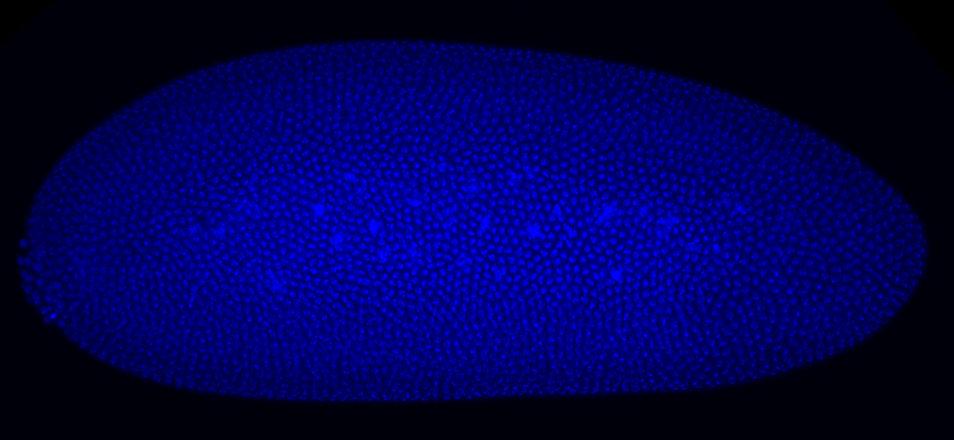
#> input picture raw_code/C1-WT-9.png, 954 x 440 px
$ jupyter execute Bcd_test.ipynb   (older library calls are emulated)
#> lines starting #> are read from the running program, lines starting #| are printed output that depends on the picture; after the words box and inside, x2 and y2 are one past the last pixel; in counts of white or black regions, pixels touching at a corner belong together; long printed decimals are rounded
[cell 1]
#%matplotlib inline

import skimage
import skimage.io
import skimage.exposure
import skimage.morphology
import skimage.segmentation
import skimage.viewer
import skimage.measure

#better to write like
from skimage import io, exposure, morphology, segmentation, viewer, measure, color


import matplotlib
import matplotlib.pyplot as plt
import numpy as np
import scipy.ndimage

filename = "C1-WT-9.png"
imflat = skimage.io.imread(filename,plugin='matplotlib')
#> imflat is the input picture: shape (440, 954, 4) float32; mean R, G, B, A 0, 0, 0.312, 1


print('image shape:',np.shape(imflat))
#| image shape: (440, 954, 4)
print('image date type:',imflat.dtype)
#| image date type: float32
print('image scale', imflat.max(), imflat.min())
#| image scale 1.0 0.0

fig, ax = plt.subplots(figsize=(8, 8))
ax.axis('off')
tmp = ax.imshow(imflat,"gray")
plt.show()

imflatgray = color.rgb2gray(imflat.copy())
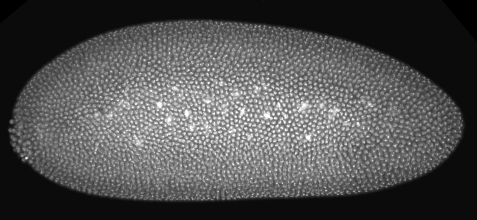
#> imflatgray: shape (440, 954) float32 (shown at 1/2 size); min 0, max 0.0721, mean 0.0224; drawn with min black and max white

fig, ax = plt.subplots(figsize=(8, 8))
ax.axis('off')
ax.imshow(imflatgray,"gray")
plt.show()

[cell 2]
imflat

[cell 3]
# test from skimage canny

from skimage import feature

edges1 = feature.canny(imflatgray)
#> edges1: shape (440, 954) bool; every value is 0
edges2 = feature.canny(imflatgray, sigma=0.01)

fig, (ax1, ax2) = plt.subplots(nrows = 1, ncols = 2, figsize=(8,8),sharex = True, sharey = True)

ax1.imshow(edges1, cmap = plt.cm.gray)
ax1.axis('off')
ax1.set_title('canny filter, $\sigma=1$', fontsize=20)

ax2.imshow(edges2, cmap = plt.cm.gray)
ax2.axis('off')
ax2.set_title('canny filter, $\sigma=3$', fontsize=20)

[cell 4]
# finding countours using opencv

import cv2

im = cv2.imread(filename)
print('data type of im', im.dtype)
#| data type of im uint8
imgray = cv2.cvtColor(im.copy(), cv2.COLOR_BGR2GRAY)


# plot figures
fig,(ax1,ax2) = plt.subplots(nrows=1, ncols=2, figsize=(16,16),sharex = True, sharey = True)
ax1.imshow(im,'gray')
ax2.imshow(imgray,'gray')
ax1.axis('off')
ax1.set_title('origin', fontsize=10)
ax2.axis('off')
ax2.set_title('grayscale', fontsize=10)

# compute masked image (>=threshold) and detect contours
ret,thresh = cv2.threshold(imgray,10,255,cv2.THRESH_BINARY)
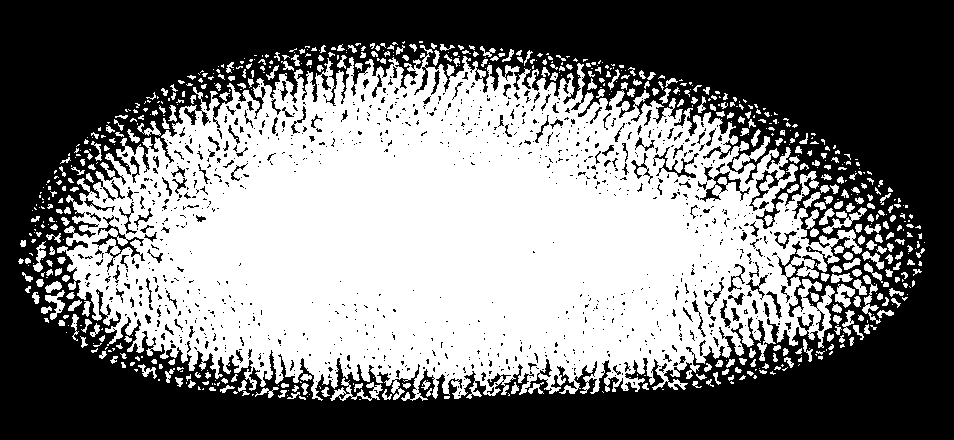
#> thresh: shape (440, 954); 46.6% white; 673 white regions (366 under 20 px)
_,contours, hierarchy = cv2.findContours(thresh,cv2.RETR_EXTERNAL,cv2.CHAIN_APPROX_NONE)
#> contours = 670 contours, 486 with area under 20; largest, box (x1, y1, x2, y2) and area: (57, 45, 862, 401) 187324, (330, 378, 383, 401) 300, (732, 136, 770, 171) 292, (822, 207, 867, 234) 268, (835, 284, 855, 308) 215

for contour in contours:
    area = cv2.contourArea(contour)
    if area > 1000:
        print('dim contour i with area >1000',np.shape(contour))
        print('area of contour i',area)
        contour_image= cv2.drawContours(im.copy(), [contour], -1, (255,255,255), 3)
        contour_external = contour;
#> this loop made 670 passes
#> area on passes 14, 16, 19: 23.5, 29, 31.5
#> (printed output is left out)

#figures for the masked image and the external contour
fig, (ax1,ax2) = plt.subplots(nrows=1, ncols=2, figsize=(16,16),sharex = True, sharey = True)
ax1.imshow(thresh,'gray')
ax1.axis('off')
ax1.set_title('threshold >=8', fontsize=10)
ax2.imshow(contour_image,'gray')
ax2.axis('off')
ax2.set_title('contour external', fontsize=10)


# find convex hull and polyapprox curve for the external contour
hull = cv2.convexHull(contour_external)
#> hull = contour of 30 points, box (x1, y1, x2, y2) (57, 45, 862, 401), area 224471
epsilon = 0.005 * cv2.arcLength(contour_external, True)
#> epsilon = 52.51
polyapprox = cv2.approxPolyDP(contour_external, epsilon,True)
#> polyapprox = contour of 10 points, box (x1, y1, x2, y2) (57, 45, 862, 401), area 206030
print('dim convex hull', np.shape(hull))
#| dim convex hull (30, 1, 2)
print('dim poly approx',np.shape(polyapprox))
#| dim poly approx (10, 1, 2)

# figures for convex hull and polyapprox curve
fig, (ax1,ax2) = plt.subplots(nrows=1, ncols=2, figsize=(16,16),sharex = True, sharey = True)
image1 = cv2.drawContours(im.copy(), [hull], -1, (255,255,255), 3)
ax1.imshow(image1,'gray')
ax1.axis('off')
ax1.set_title('convex hull', fontsize=10)
image2 = cv2.drawContours(im.copy(), [polyapprox],-1,(255,255,255),3)
ax2.imshow(image2,'gray')
ax2.axis('off')
ax2.set_title('contour poly approx', fontsize=10)

[cell 5]
# convex hull detection using skimage with otsu method and mannual threshold

binary_im= imflatgray.copy()
print('image gray scale', binary_im.max(), binary_im.min())
#| image gray scale 0.0721 0.0

threshold = 0.03
binary_im[imflatgray <= threshold] = 0.0
binary_im[imflatgray > threshold]  = 1.0
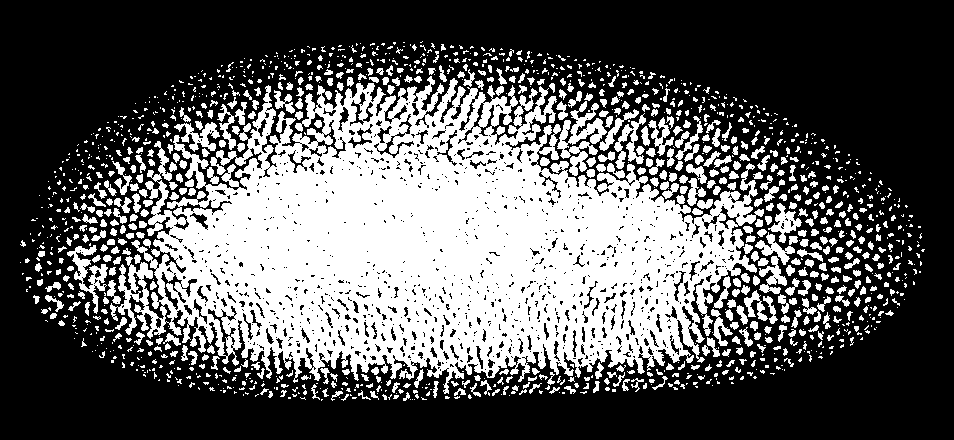
#> binary_im: shape (440, 954) float32; values 0 (black) and 1 (white), 35.9% white; 1406 white regions (879 under 20 px), largest, box (x1, y1, x2, y2) and area: (110, 76, 764, 394) 114966, (557, 101, 607, 176) 1512, (67, 245, 108, 314) 883

threshold = skimage.filters.threshold_otsu(imflatgray)
#> threshold = 0.0193
mask = imflatgray >= threshold
#> mask: shape (440, 954) bool; 59.7% white; 482 black regions (433 under 20 px), largest, box (x1, y1, x2, y2) and area: (0, 0, 954, 440) 165369, (765, 345, 776, 372) 98, (852, 174, 870, 186) 70
print('otsu threshold:', threshold)
#| otsu threshold: 0.01929

hull_1= skimage.morphology.convex_hull_image(binary_im)
#> hull_1: shape (440, 954) bool; 61.9% white; 1 black region, box (x1, y1, x2, y2) and area: (0, 0, 954, 440) 160040
print("dim hull from binary detection:", np.shape(hull_1))
#| dim hull from binary detection: (440, 954)
hull_2= skimage.morphology.convex_hull_image(mask)
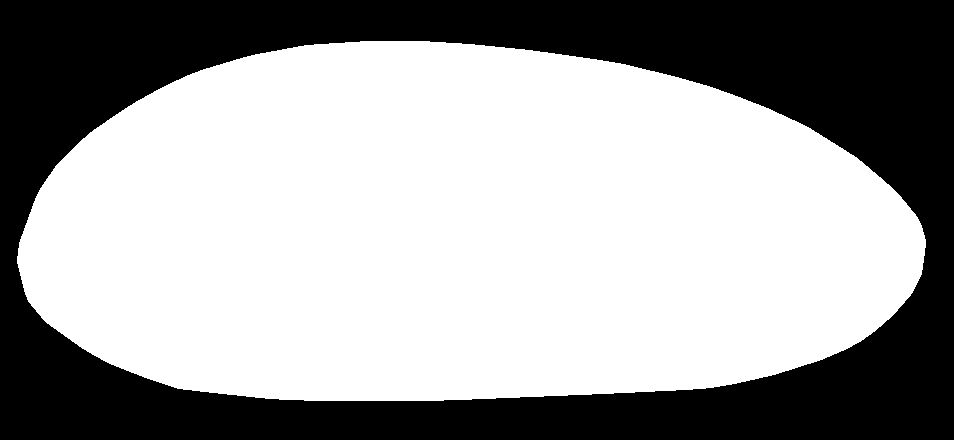
#> hull_2: shape (440, 954) bool; 62.4% white; 1 black region, box (x1, y1, x2, y2) and area: (0, 0, 954, 440) 157901


fig, (ax1,ax2) = plt.subplots(nrows=1, ncols=2,figsize=(16,16), sharex=True, sharey=True)
ax1.imshow(binary_im,'gray')
ax1.set_title('binary image, threshold = 0.03 ', fontsize = 10)
ax2.imshow(hull_1, 'gray')
ax2.set_title('convex hull from binary image, threshold =0.03', fontsize = 10)

fig, (ax1,ax2) = plt.subplots(nrows=1, ncols=2,figsize=(16,16), sharex=True, sharey=True)
ax1.imshow(mask, 'gray')
ax1.set_title('mask, threshold={:f}'.format(threshold), fontsize=10)
ax2.imshow(hull_2, 'gray')
ax2.set_title('convex hull from mask, threshold={:f}'.format(threshold), fontsize=10)

[cell 6]
#contour detetection with skimage.measure
threshold = skimage.filters.threshold_otsu(imflatgray)
print("threshold otsu:", threshold)
#| threshold otsu: 0.01929

# contour detection using  find_contours
contours = measure.find_contours(imflatgray, threshold)
#> contours = 514 point arrays, longest 6243 points
print('number of contours:', len(contours))
#| number of contours: 514
print('external contour, number of data points:', np.shape(contours[0]))
#| external contour, number of data points: (6243, 2)

plt.figure(figsize=(24,24))
fig = plt.imshow(imflatgray,'gray')
for contour in contours:
    plt.plot(contour[:,1], contour[:,0], linewidth=2)
#plt.gca().invert_yaxis()
plt.show()
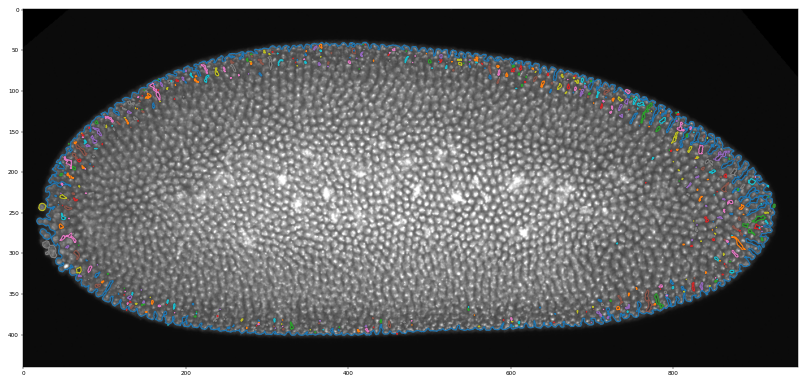
#> figure drawn by matplotlib, 1 panel


plt.figure(figsize=(24,24))
contour_ext = contours[0]
#> contour_ext = 6243 pairs, first value 40.24 to 400.9, second value 16.48 to 924.9
plt.imshow(imflatgray,'gray')
plt.plot(contour_ext[:,1], contour_ext[:,0], linewidth=1)
plt.show()


# contour detection using segmentation

mask = imflatgray >= threshold
clean_border = segmentation.clear_border(mask).astype(np.int)
cell_edges = segmentation.mark_boundaries(imflatgray, clean_border)

fig, (ax1,ax2) = plt.subplots(nrows=1, ncols=2,figsize=(14,14), sharex=True, sharey=True)
ax1.imshow(clean_border, 'gray')
ax1.set_title('clean border', fontsize=10)
ax2.imshow(cell_edges, 'gray')
ax2.set_title('cell edges', fontsize=10)
plt.tight_layout()
plt.show()

print('clean border dimension:', np.shape(clean_border))
#| clean border dimension: (440, 954)
print('clean border data type:', clean_border.dtype)
#| clean border data type: int64

[cell 7]
type(mask[0,0])

extract fluorescent cell with disk type filter

[cell 8]
radius=20
se1 = skimage.morphology.disk(radius)
print("dim sel:", np.shape(se1))
#| dim sel: (41, 41)
plt.imshow(se1,'gray')
plt.show()

imflat1 = skimage.morphology.white_tophat(imflatgray, selem= se1)
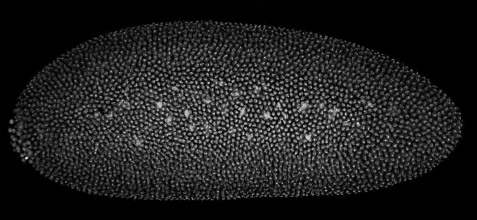
#> imflat1: shape (440, 954) float32 (shown at 1/2 size); min 0, max 0.0574, mean 0.007; drawn with min black and max white
print("scale imflat1:", imflat1.max(), imflat1.min())
#| scale imflat1: 0.0574 0.0

fig, (ax1,ax2) = plt.subplots(nrows=1, ncols=2,figsize=(16,16), sharex=True, sharey=True)
ax1.imshow(imflatgray, 'gray')
ax1.set_title('gray scale', fontsize=10)
ax2.imshow(imflat1, 'gray')
ax2.set_title('filtered with disk radius 20', fontsize=10)
plt.show()

[cell 9]
imflat1 = skimage.morphology.white_tophat(imflatgray, selem= se1)
print('scale for imflat passing a fliter with radius=%d :' % (radius))
print('imflat scale:',imflat1.max(), imflat1.min())
#| imflat scale: 0.0574 0.0

#th = 130
th = 0.02
imflat1_mask = imflat1 > th
#> imflat1_mask: shape (440, 954) bool; 9.3% white; 3157 white regions (2419 under 20 px), largest, box (x1, y1, x2, y2) and area: (594, 200, 624, 226) 326, (656, 211, 680, 243) 305, (605, 257, 634, 286) 264

fig, ax = plt.subplots(figsize=(8, 8))
ax.set_title('Binary image')
ax.axis('off')
ax.imshow(imflat1_mask, cmap='gray')
plt.show()

imflat1 = imflat1_mask

[cell 10]
se2 = skimage.morphology.rectangle(6,1)
imflat2 = skimage.morphology.opening(imflat1, selem=se2)
#> imflat2: shape (440, 954) bool; 2.5% white; 622 white regions (497 under 20 px), largest, box (x1, y1, x2, y2) and area: (598, 200, 616, 226) 230, (527, 221, 543, 240) 189, (313, 196, 325, 223) 175
fig, ax = plt.subplots(figsize=(8, 8))
ax.set_title('noise removal')
ax.axis('off')
tmp = ax.imshow(imflat2, cmap='gray')

[cell 11]
se2 = skimage.morphology.disk(radius =5.5)
imflat3 = skimage.morphology.closing(imflat2, selem=se2)
#> imflat3: shape (440, 954) bool; 7.4% white; 125 white regions (90 under 20 px), largest, box (x1, y1, x2, y2) and area: (281, 135, 721, 327) 26273, (232, 245, 302, 294) 820, (331, 273, 381, 323) 597
fig, ax = plt.subplots(figsize=(8, 8))
ax.set_title('noise removal')
ax.axis('off')
tmp = ax.imshow(imflat3, cmap='gray')

[cell 12]
se2 = skimage.morphology.disk(radius = 3)
imflat4 = skimage.morphology.erosion(imflat3, selem=se2)
#> imflat4: shape (440, 954) bool; 3.6% white; 34 white regions (17 under 20 px), largest, box (x1, y1, x2, y2) and area: (366, 170, 699, 322) 12578, (578, 254, 643, 304) 1069, (511, 153, 531, 184) 348
fig, ax = plt.subplots(figsize=(8, 8))
ax.set_title('noise removal')
ax.axis('off')
tmp = ax.imshow(imflat4, cmap='gray')

[cell 13]
d = scipy.ndimage.distance_transform_edt(imflat2)
fig, ax = plt.subplots(figsize=(8, 8))
ax.set_title('Distance image')
ax.axis('off')
tmp = ax.imshow(d, cmap='gray', clim=(0, 10))

[cell 14]
# Convert from peaks to troughs for watershed

d = -d
fig, ax = plt.subplots(figsize=(8, 8))
ax.set_title('Distance image inverted')
ax.axis('off')
tmp = ax.imshow(d, cmap='gray')

[cell 15]
h = 2
markers = skimage.morphology.h_minima(d, h)
#> markers: shape (440, 954); values 0 (black) and 1 (white), 0.18% white in thin lines or dots, all inside (x1, y1, x2, y2) = (22, 154, 740, 325)
se = skimage.morphology.disk(radius=2)

markersBig = skimage.morphology.dilation(markers, se)
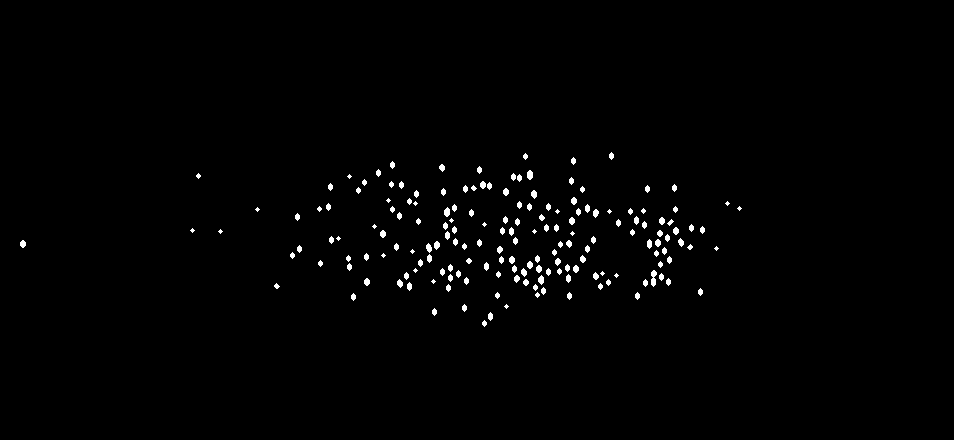
#> markersBig: shape (440, 954); values 0 (black) and 1 (white), 1.1% white; 176 white regions (28 under 20 px), largest, box (x1, y1, x2, y2) and area: (651, 270, 657, 287) 70, (527, 170, 533, 180) 48, (444, 207, 450, 217) 45


fig, ax = plt.subplots(figsize=(8, 8))
ax.set_title('Markers')
ax.axis('off')
tmp = ax.imshow(markersBig, cmap='gray')

[cell 16]
# Run a watershed on the distance matrix

se3 = skimage.morphology.disk(radius=2)

labeledMarkers, numFeatures = scipy.ndimage.measurements.label(markersBig)
#> labeledMarkers: shape (440, 954) int32; 177 distinct labels, from 0 to 176
#> numFeatures = 176
print('Number of nuclei: %d' % numFeatures)
#| Number of nuclei: 176

w = skimage.morphology.watershed(d, labeledMarkers, watershed_line=True)
#> w: shape (440, 954) int32; 177 distinct labels, from 0 to 176
# , mask=bw

# This just "widens" the erosion lines to more clearly separate objects.

w = skimage.morphology.erosion(w, selem=se3)
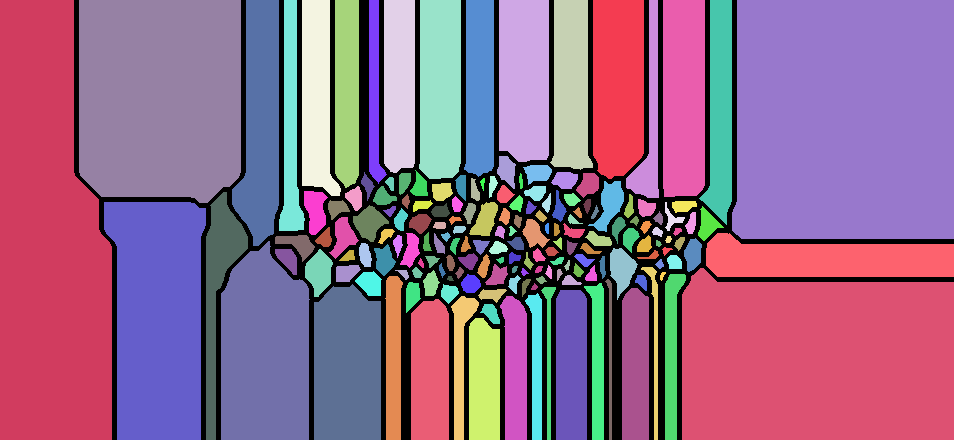
#> w: shape (440, 954) int32; 177 distinct labels, from 0 to 176; one colour per label, 0 black

fig, ax = plt.subplots(figsize=(8, 8))
ax.set_title('Watershed image')
ax.axis('off')
tmp = ax.imshow(w, cmap='gray', clim=(0,1))

[cell 17]
bwcut = np.logical_and(imflat2, w)  # if both pixel values are 1, give back a 1, else assign 0
#> bwcut: shape (440, 954) bool; 2% white; 538 white regions (433 under 20 px), largest, box (x1, y1, x2, y2) and area: (598, 200, 616, 226) 222, (527, 221, 543, 240) 189, (478, 210, 491, 236) 172
bwcut = skimage.segmentation.clear_border(bwcut)

fig, ax = plt.subplots(figsize=(8, 8))
ax.set_title('Binary image with cuts from watershed')
ax.axis('off')
tmp = ax.imshow(bwcut, cmap='gray')

[cell 18]
bwcut = np.logical_and(imflat4, w)  # if both pixel values are 1, give back a 1, else assign 0
#> bwcut: shape (440, 954) bool; 2% white; 166 white regions (59 under 20 px)

bwcut = skimage.segmentation.clear_border(bwcut)
fig, ax = plt.subplots(figsize=(8, 8))
ax.set_title('Binary image with cuts from watershed')
ax.axis('off')
tmp = ax.imshow(bwcut, cmap='gray')

[cell 19]
bwLabels, numFeatures = skimage.morphology.label(bwcut, return_num=True)
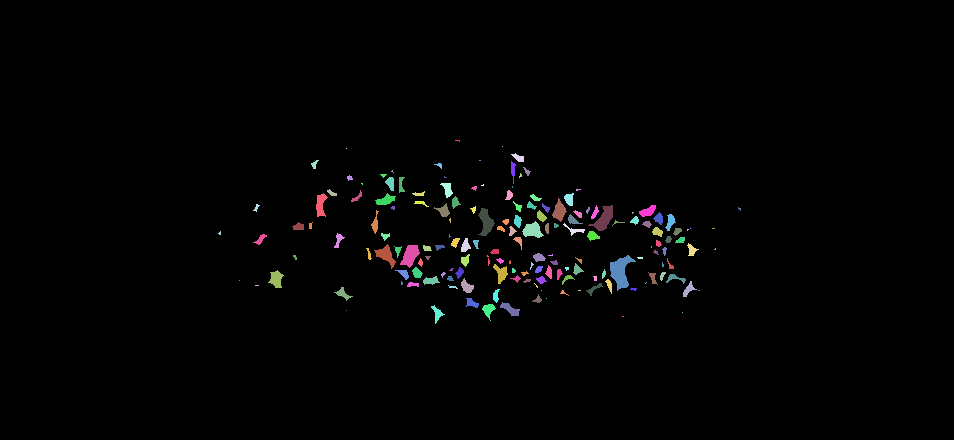
#> bwLabels: shape (440, 954) int32; 167 distinct labels, from 0 to 166; one colour per label, 0 black
#> numFeatures = 166
print('Number of nuclei: %d' % numFeatures)
#| Number of nuclei: 166
print('dim bwLabels:', np.shape(bwLabels))
#| dim bwLabels: (440, 954)

fig, ax = plt.subplots(figsize=(8, 8))
ax.set_title('Labeled image')
ax.axis('off')
tmp = ax.imshow(bwLabels, cmap='gray', clim=(0, numFeatures))

[cell 20]
# get the position of each nucleus and centroid of the whole embryo
props = skimage.measure.regionprops(bwLabels, intensity_image=imflatgray)
#> props = 166 regions; largest, box (x1, y1, x2, y2) and area: (610, 255, 636, 291) 457, (588, 205, 613, 231) 299, (400, 245, 420, 268) 267, (478, 208, 495, 236) 261, (522, 221, 544, 238) 224
xpos = []
ypos = []
bcd_conc = []
for prop in props:
    xpos.append(prop.centroid[0])
    ypos.append(prop.centroid[1])
    bcd_conc.append(prop.mean_intensity)
#> after the loop, bcd_conc = 166 values, max 0.0721 at index 69, min 0.0284 at index 71, mean 0.0484; xpos = 166 values, max 316 at index 165, min 140.2 at index 0, mean 240.3; ypos = 166 values, max 739.1 at index 44, min 219.4 at index 72, mean 508.1

xmean = np.mean(xpos)
#> xmean = 240.3
ymean = np.mean(ypos)
#> ymean = 508.1

xpos_norm = xpos - xmean
#> xpos_norm = 166 values, max 75.67 at index 165, min -100.2 at index 0, mean -2.47e-14
ypos_norm = ypos - ymean
#> ypos_norm = 166 values, max 231 at index 44, min -288.7 at index 72, mean -3.01e-14


theta = np.arctan2(xpos_norm,ypos_norm)
#> theta = 166 values, max 3.11 at index 81, min -3.14 at index 74, mean 0.0174

plt.plot(theta,bcd_conc,"b.")
plt.xlabel("Nucleus position")
plt.ylabel("Erk intensity(AU)" )
plt.show()
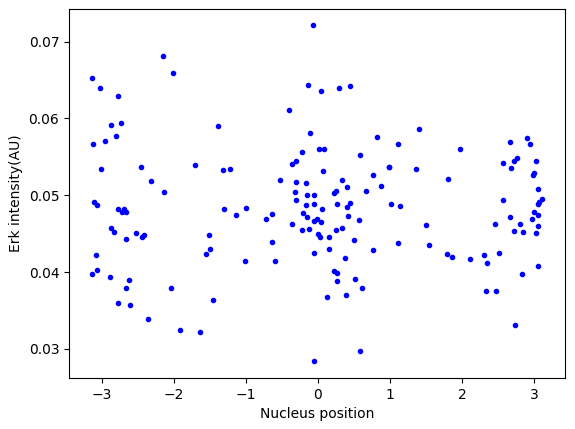
#> figure drawn by matplotlib, 1 panel
